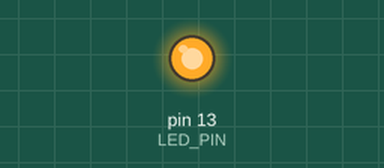
The sketch below on a simulated Arduino Nano, built with avr-gcc and run on an emulated ATmega328P. On the bench: output pins drawn as LEDs (lit = HIGH). No radio packets arrive unless stated; what the sketch prints to the serial monitor is not drawn.

Above: at 1.25 s.
At 1.8 s:
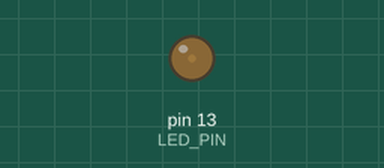
Timing chart, 0 to 4.2 s (numbered marks = the images above):
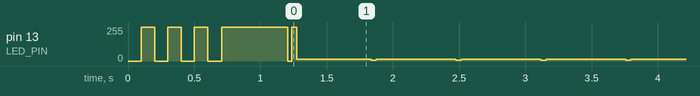

The sketch:

emitter.ino
```cpp
#include <SPI.h>
#include <nRF24L01.h>
#include <RF24.h>
#include <math.h> // Для функції sin()

// nRF24L01 pin configuration for Arduino Nano
// CE to D9
// CSN to D10
// SCK to D13
// MOSI to D11
// MISO to D12
RF24 radio(9, 10); // CE, CSN pins

const byte address[6] = "00001"; // Унікальна адреса для зв'язку (має бути така ж на приймачі)

const int LED_PIN = 13;       // Вбудований LED пін на Arduino Nano (D13)

// Параметри синусоїдального сигналу
const float amplitude = 5000.0; // Максимальна амплітуда для int16_t (щоб уникнути переповнення)
const float frequency = 1.0;    // Частота синусоїди в Гц (один цикл за секунду)
const int   sampleRate = 500;   // Кількість відліків синусоїди за секунду (висока роздільна здатність)

unsigned long previousMillis = 0;
// Тепер додамо інтервал для більш контрольованої відправки
const long sendInterval = 20; // Надсилати кожні 20 мс (50 відправок/сек) - це повільніше, ніж раніше

void setup() {
  Serial.begin(115200); // Швидкість Serial Monitor для налагодження
  delay(100);

  // Конфігурація LED піна як OUTPUT
  pinMode(LED_PIN, OUTPUT);

  // Індикація початку ініціалізації: 3 коротких блимання
  for (int i = 0; i < 3; i++) {
    digitalWrite(LED_PIN, HIGH);
    delay(100);
    digitalWrite(LED_PIN, LOW);
    delay(100);
  }

  Serial.println("Arduino Nano - Sine Wave Emitter (Reliable Mode)");

  // Ініціалізація nRF24L01
  if (!radio.begin()) {
    Serial.println("ERROR: nRF24L01 not found or incorrect connection!");
    // Якщо ініціалізація не вдається, LED буде швидко блимати
    while (1) {
      digitalWrite(LED_PIN, HIGH);
      delay(50);
      digitalWrite(LED_PIN, LOW);
      delay(50);
    }
  }
  Serial.println("nRF24L01 ініціалізовано.");

  // Індикація успішної ініціалізації: 1 довге блимання
  digitalWrite(LED_PIN, HIGH);
  delay(500);
  digitalWrite(LED_PIN, LOW);

  radio.openWritingPipe(address);   // Відкриваємо канал для запису

  // --- НАЛАШТУВАННЯ ДЛЯ НАДІЙНОГО ЗВ'ЯЗКУ ---
  radio.setPALevel(RF24_PA_MAX);    // Максимальна потужність передавача (для найкращого діапазону)
  radio.setDataRate(RF24_1MBPS);    // Середня швидкість передачі даних (більш стабільна)
  radio.setChannel(76);             // Фіксований канал (має збігатися з приймачем)
  radio.setAutoAck(true);           // УВІМКНУТИ Auto-ACK (передавач чекатиме підтвердження)
  radio.enableDynamicPayloads();    // Дозволити динамічні пакети (може допомогти)
  radio.setRetries(15, 15);         // Максимальна кількість повторних спроб (15 разів, з 1500 мкс затримкою)

  radio.stopListening();            // Перемикаємося в режим передавача

  Serial.print("Канал: ");
  Serial.println(radio.getChannel());
  Serial.print("Швидкість передачі: ");
  switch (radio.getDataRate()) {
    case RF24_250KBPS: Serial.println("250 KBPS"); break;
    case RF24_1MBPS:   Serial.println("1 MBPS");   break;
    case RF24_2MBPS:   Serial.println("2 MBPS");   break;
  }
  Serial.print("Потужність PA: ");
  switch (radio.getPALevel()) {
    case RF24_PA_MIN:  Serial.println("MIN");  break;
    case RF24_PA_LOW:  Serial.println("LOW");  break;
    case RF24_PA_HIGH: Serial.println("HIGH"); break;
    case RF24_PA_MAX:  Serial.println("MAX");  break;
  }
  Serial.println("Відправка синусоїди...");
}

void loop() {
  unsigned long currentMillis = millis();

  // Відправляємо дані з контрольованим інтервалом
  if (currentMillis - previousMillis >= sendInterval) {
    previousMillis = currentMillis;

    // Обчислення поточної точки синусоїди
    float rawSineValue = sin(2 * PI * frequency * (currentMillis / 1000.0));
    int16_t sineData = (int16_t)(rawSineValue * amplitude);

    // Відправка даних та перевірка успіху (оскільки Auto-ACK увімкнено)
    bool success = radio.write(&sineData, sizeof(sineData));

    if (success) {
      Serial.print("Відправлено: ");
      Serial.print(sineData);
      Serial.println(" -- Успішно.");
      digitalWrite(LED_PIN, HIGH); // Увімкнути LED на короткий час
      delay(1);                    // Дуже коротке блимання
      digitalWrite(LED_PIN, LOW);
    } else {
      Serial.print("Не вдалося відправити дані: ");
      Serial.print(sineData);
      Serial.println(" -- НЕ УСПІШНО (Не отримано ACK)."); // Це важливе повідомлення для налагодження!
      digitalWrite(LED_PIN, LOW); // Залишити LED вимкненим, щоб показати помилку
    }
  }
}
```

Measured:
- by itself, pin 13 (LED_PIN): 255/255 → 0/255 at 0.20 s, → 255/255 0.10 s later, → 0/255 0.10 s later, → 255/255 0.10 s later, … (411 changes in this stretch)
